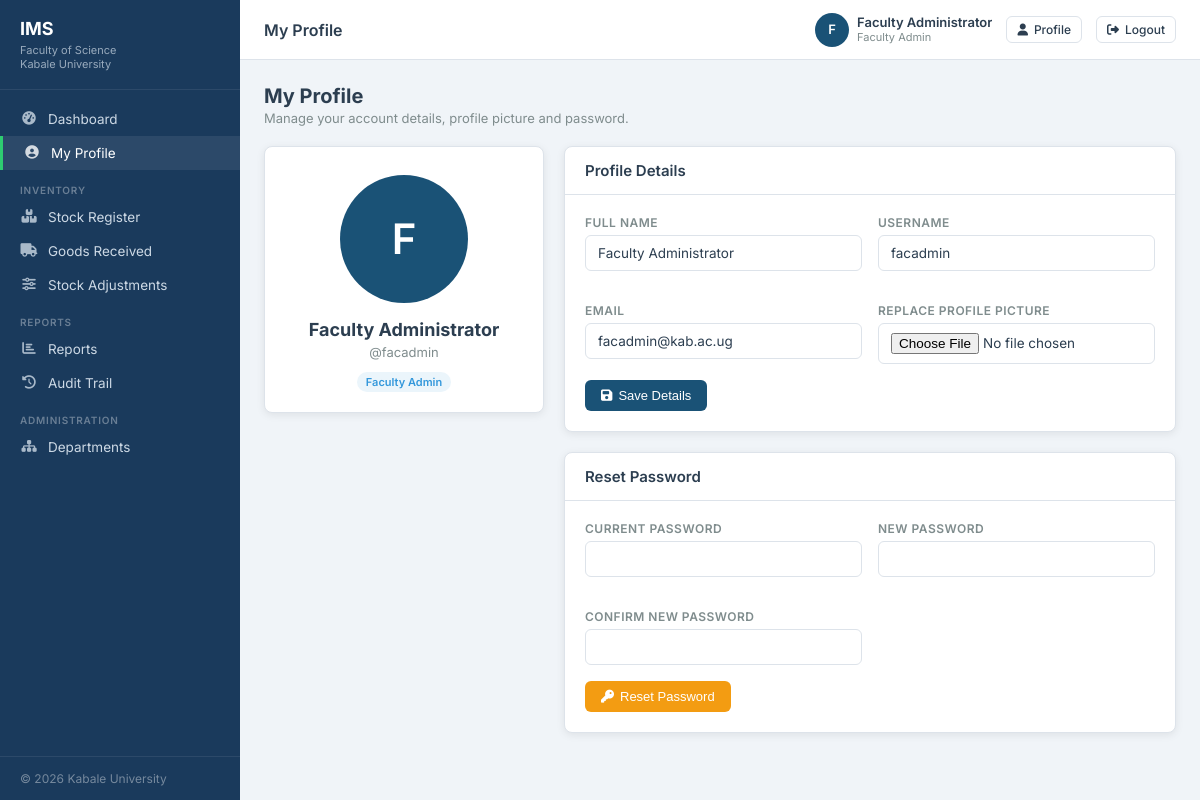
The app's page /modules/profile/index.php (signed in) with its own data.
### tables this page shows
CREATE TABLE users (
    user_id     INT AUTO_INCREMENT PRIMARY KEY,
    full_name   VARCHAR(100) NOT NULL,
    email       VARCHAR(100) NOT NULL UNIQUE,
    username    VARCHAR(50)  NOT NULL UNIQUE,
    password    VARCHAR(255) NOT NULL,
    profile_picture VARCHAR(255) NULL,
    role        ENUM('admin','store_keeper','hod','staff','faculty_admin') NOT NULL,
    dept_id     INT,
    is_active   TINYINT(1) DEFAULT 1,
    created_at  TIMESTAMP DEFAULT CURRENT_TIMESTAMP,
    FOREIGN KEY (dept_id) REFERENCES departments(dept_id)
);

### modules/profile/index.php (the view, shortened to what this page needs)
<?php
require_once BASE_URL . '/config/db.php';
$user_id = (int)$_SESSION['user_id'];
$page_title = 'My Profile';
$user_result = mysqli_query($conn,
    "SELECT user_id, full_name, email, username, password, role, profile_picture
     FROM users WHERE user_id = $user_id AND is_active = 1 LIMIT 1"
);
$user = mysqli_fetch_assoc($user_result);
require_once BASE_URL . '/includes/header.php';
?>
<div class="page-header">
  <div><h1>My Profile</h1><p>Manage your account details, profile picture and password.</p></div>
</div>
<div class="profile-layout">
  <div class="card card-body profile-summary">
    <?php if (!empty($user['profile_picture'])): ?>
      <img class="profile-picture" src="<?= BASE_URL . '/' . htmlspecialchars($user['profile_picture']) ?>" alt="Profile picture">
    <?php else: ?>
      <div class="profile-picture"><?= strtoupper(substr($user['full_name'], 0, 1)) ?></div>
    <?php endif; ?>
    <h2><?= htmlspecialchars($user['full_name']) ?></h2>
    <p>@<?= htmlspecialchars($user['username']) ?></p>
    <span class="badge badge-issued"><?= htmlspecialchars(str_replace('_', ' ', $user['role'])) ?></span>
  </div>
  <div>
    <div class="card">
      <div class="card-header"><h2>Profile Details</h2></div>
      <div class="card-body">
        <form method="POST" enctype="multipart/form-data">
          <div class="form-grid">
            <div class="form-group"><label>Full Name</label><input type="text" name="full_name" class="form-control" value="<?= htmlspecialchars($user['full_name']) ?>" required></div>
            <div class="form-group"><label>Username</label><input type="text" name="username" class="form-control" value="<?= htmlspecialchars($user['username']) ?>" required></div>
            <div class="form-group"><label>Email</label><input type="email" name="email" class="form-control" value="<?= htmlspecialchars($user['email']) ?>" required></div>
                        <div class="form-group"><label>Replace Profile Picture</label><input type="file" name="profile_picture" class="form-control" accept="image/jpeg,image/png,image/gif,image/webp"></div>
          </div>
          <button type="submit" class="btn btn-primary"><i class="fa fa-save"></i> Save Details</button>
        </form>
      </div>
    </div>
    <div class="card">
      <div class="card-header"><h2>Reset Password</h2></div>
      <div class="card-body">
        <form method="POST">
          <div class="form-grid">
            <div class="form-group"><label>Current Password</label><input type="password" name="current_password" class="form-control" required></div>
            <div class="form-group"><label>New Password</label><input type="password" name="new_password" class="form-control" minlength="8" required></div>
            <div class="form-group"><label>Confirm New Password</label><input type="password" name="confirm_password" class="form-control" minlength="8" required></div>
          </div>
          <button type="submit" class="btn btn-warning"><i class="fa fa-key"></i> Reset Password</button>
        </form>
      </div>
    </div>
  </div>
</div>
<?php require_once BASE_URL . '/includes/footer.php'; ?>

### includes/header.php (shortened to what this page needs)
<?php
$current_user = $_SESSION;
?>
<!DOCTYPE html>
<html lang="en">
<head>
<link rel="stylesheet" href="<?= BASE_URL ?>/assets/css/style.css">
<link rel="stylesheet" href="https://cdnjs.cloudflare.com/ajax/libs/font-awesome/6.5.0/css/all.min.css">
</head>
<body class="<?= !empty($is_print) ? 'print-mode' : '' ?>">
<div class="ims-wrapper">
<?php require_once __DIR__ . '/sidebar.php'; ?>
<div class="main">
<div class="topbar">
  <div class="topbar-title"><?= htmlspecialchars($page_title ?? '') ?></div>
  <div class="topbar-right">
    <div class="topbar-user">
      <a href="<?= BASE_URL ?>/modules/profile/index.php" class="avatar" title="My profile">
        <?php if (!empty($current_user['profile_picture'])): ?>
          <img src="<?= BASE_URL . '/' . htmlspecialchars($current_user['profile_picture']) ?>" alt="Profile picture">
        <?php else: ?>
          <?= strtoupper(substr($current_user['full_name'], 0, 1)) ?>
        <?php endif; ?>
      </a>
      <div>
        <div style="font-weight:600;line-height:1.2"><?= htmlspecialchars($current_user['full_name']) ?></div>
        <div style="font-size:11px;color:var(--text-muted);text-transform:capitalize">
          <?= str_replace('_', ' ', $current_user['role']) ?>
        </div>
      </div>
    </div>
    <a href="<?= BASE_URL ?>/modules/profile/index.php" class="btn btn-outline btn-sm">
      <i class="fa fa-user"></i> Profile
    </a>
    <a href="<?= BASE_URL ?>/modules/auth/logout.php" class="btn btn-outline btn-sm">
      <i class="fa fa-sign-out-alt"></i> Logout
    </a>
  </div>
</div>
<div class="content">

### assets/css/style.css (style rules this page uses)
:root { --primary: #1a5276; --primary-dark: #154360; --primary-light:#d6eaf8; --accent: #2ecc71; --accent-dark: #27ae60; --warning: #f39c12; --danger: #e74c3c; --danger-light: #fdecea; --success: #2ecc71; --success-light:#eafaf1; --info: #3498db; --info-light: #ebf5fb; --bg: #f0f4f8; --sidebar-bg: #1a3a5c; --sidebar-text: #cdd9e5; --sidebar-active:#2ecc71; --white: #ffffff; --text: #2c3e50; --text-muted: #7f8c8d; --border: #dde3ea; --card-shadow: 0 2px 8px rgba(0,0,0,.08); --radius: 8px; --sidebar-w: 240px; --header-h: 60px; }
*, *::before, *::after { box-sizing: border-box; margin: 0; padding: 0; }
body { font-family: 'Inter', sans-serif; font-size: 14px; color: var(--text); background: var(--bg); min-height: 100vh; }
a { color: var(--primary); text-decoration: none; }
.ims-wrapper { display: flex; min-height: 100vh; }
.main { margin-left: var(--sidebar-w); flex: 1; display: flex; flex-direction: column; min-height: 100vh; }
.topbar { height: var(--header-h); background: var(--white); border-bottom: 1px solid var(--border); display: flex; align-items: center; justify-content: space-between; padding: 0 24px; position: sticky; top: 0; z-index: 90; }
.topbar-title { font-size: 16px; font-weight: 600; }
.topbar-right { display: flex; align-items: center; gap: 14px; }
.topbar-user { display: flex; align-items: center; gap: 8px; font-size: 13px; }
.topbar-user .avatar { width: 34px; height: 34px; flex: 0 0 34px; border-radius: 50%; background: var(--primary); color: #fff; display: flex; align-items: center; justify-content: center; font-weight: 600; font-size: 13px; line-height: 1; overflow: hidden; text-decoration: none; }
.topbar-user > div:last-child { min-width: 0; }
.topbar-user > div:last-child > div { overflow: hidden; text-overflow: ellipsis; white-space: nowrap; }
.content { padding: 24px; flex: 1; }
.card { background: var(--white); border-radius: var(--radius); box-shadow: var(--card-shadow); border: 1px solid var(--border); margin-bottom: 20px; }
.card-header { padding: 14px 20px; border-bottom: 1px solid var(--border); display: flex; align-items: center; justify-content: space-between; }
.card-header h2 { font-size: 15px; font-weight: 600; }
.card-body { padding: 20px; }
.badge { display: inline-flex; align-items: center; padding: 3px 9px; border-radius: 20px; font-size: 11px; font-weight: 600; text-transform: capitalize; }
.badge-issued { background: var(--info-light); color: var(--info); }
.btn { display: inline-flex; align-items: center; gap: 6px; padding: 8px 16px; border-radius: 6px; font-size: 13px; font-weight: 500; cursor: pointer; border: none; transition: background .15s, opacity .15s; white-space: nowrap; }
.btn-primary { background: var(--primary); color: #fff; }
.btn-warning { background: var(--warning); color: #fff; }
.btn-outline { background: transparent; border: 1px solid var(--border); color: var(--text); }
.btn-sm { padding: 5px 10px; font-size: 12px; }
.form-group { margin-bottom: 16px; }
.form-group label { display: block; font-size: 12px; font-weight: 600; color: var(--text-muted); margin-bottom: 5px; text-transform: uppercase; letter-spacing: .04em; }
.form-control { width: 100%; padding: 9px 12px; border: 1px solid var(--border); border-radius: 6px; font-size: 13.5px; font-family: inherit; color: var(--text); background: var(--white); transition: border-color .15s; }
.form-grid { display: grid; grid-template-columns: 1fr 1fr; gap: 16px; }
.profile-layout { display: grid; grid-template-columns: 280px 1fr; gap: 20px; align-items: start; }
.profile-summary { text-align: center; }
.profile-picture { width: 128px; height: 128px; border-radius: 50%; object-fit: cover; background: var(--primary); color: #fff; display: inline-flex; align-items: center; justify-content: center; font-size: 42px; font-weight: 600; flex: 0 0 128px; line-height: 1; overflow: hidden; object-position: center; margin: 8px auto 16px; }
.profile-summary h2 { font-size: 18px; margin-bottom: 4px; }
.profile-summary p { color: var(--text-muted); font-size: 13px; }
.profile-summary .badge { margin-top: 12px; }
.page-header { display: flex; align-items: center; justify-content: space-between; margin-bottom: 20px; }
.page-header h1 { font-size: 20px; font-weight: 700; }
.page-header p { font-size: 13px; color: var(--text-muted); margin-top: 2px; }

### records on screen
users: full_name "F", full_name "Faculty Administrator", role "Faculty Admin", username "facadmin", email "facadmin@kab.ac.ug"

### other values on screen
$label "Dashboard My Profile Stock Register Goods Received Stock Adjustments Reports Audit Trail Departments"
$page_title "My Profile"
